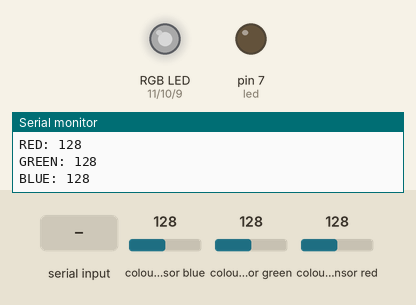
This sketch was run on a simulated Arduino Uno, built with avr-gcc and run on an emulated ATmega328P. Parts: an RGB LED mixed from three pins (HIGH = lit), output pins drawn as LEDs (lit = HIGH), the last lines printed to the serial monitor. The inputs (shaded band) are chosen by the test bench; at power-on: colour sensor blue 128, colour sensor green 128, colour sensor red 128. Dim RGB values are drawn brighter than linear.

Above: at 1.2 s.
1.3 s: "r90\n" received over Serial
At 3.2 s:
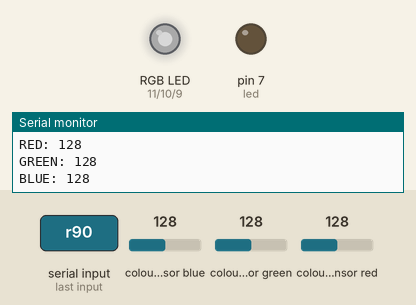
3.9 s: colour sensor blue set to 5
At 4.8 s:
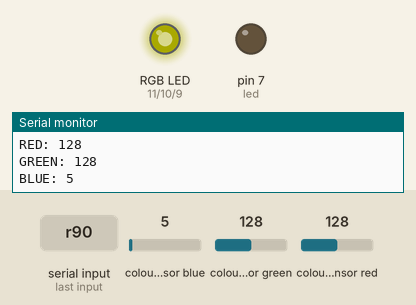
5.4 s: colour sensor green set to 5
At 6.3 s:
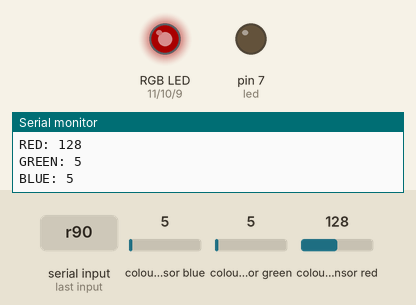
7.0 s: "g90\n" received over Serial
At 8.5 s:
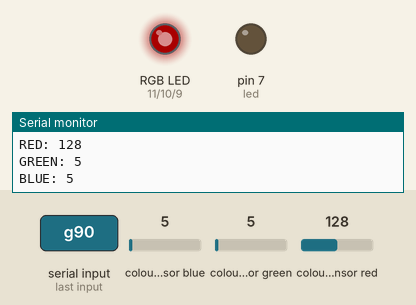
9.6 s: "b90\n" received over Serial
At 11.8 s:
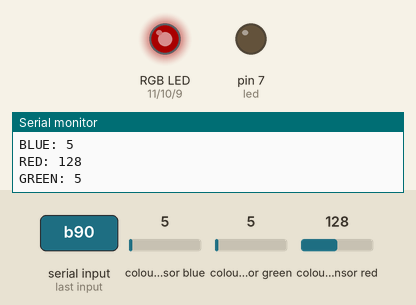
12.2 s: colour sensor red set to 191
At 13.3 s:
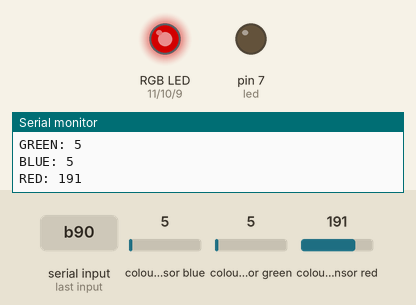
Timing chart, 0 to 14.7 s (numbered marks = the images above; inputs shaded):
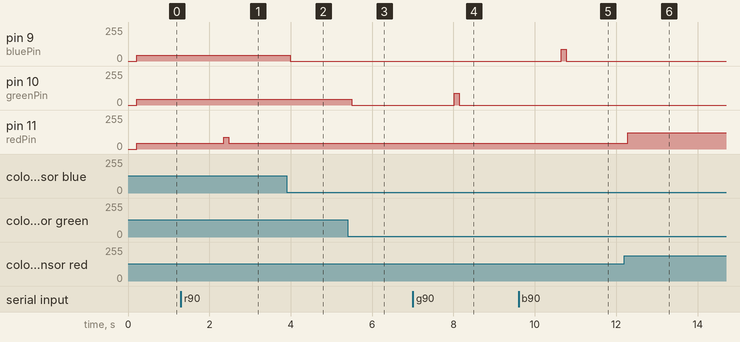

The sketch:

rgb_strip.ino
```cpp
#include <Wire.h>
#include "Adafruit_TCS34725.h"

#define led 7
#define redPin 11
#define greenPin 10
#define bluePin 9

// set to false if using a common cathode LED
#define commonAnode false

Adafruit_TCS34725 tcs = Adafruit_TCS34725(TCS34725_INTEGRATIONTIME_50MS, TCS34725_GAIN_60X);

// our RGB -> eye-recognized gamma color
byte gammatable[256];

boolean colorDetection = true;

void setup() {
  Serial.begin(9600);

  if(tcs.begin()) {
    Serial.println("Connected!");
  } else {
    Serial.println("TCS34725 not found...");
    while(1); //stop here
  }

  pinMode(led, OUTPUT);
  pinMode(redPin, OUTPUT);
  pinMode(greenPin, OUTPUT);
  pinMode(bluePin, OUTPUT);

  digitalWrite(led, LOW);
  analogWrite(redPin, 0);
  analogWrite(greenPin, 0);
  analogWrite(bluePin, 0);

  // it helps convert RGB colors to what humans see
  for (int i=0; i<256; i++) {
    float x = i;
    x /= 255;
    x = pow(x, 2.5);
    x *= 255;

    if (commonAnode) {
      gammatable[i] = 255 - x;
    } else {
      gammatable[i] = x;
    }

  }
}

void loop() {
  float red, green, blue;

  if(colorDetection){
    delay(75);
    tcs.getRGB(&red, &green, &blue);
    Serial.print("RED: "); Serial.println(int(red));
    Serial.print("GREEN: "); Serial.println(int(green));
    Serial.print("BLUE: "); Serial.println(int(blue));

    analogWrite(redPin, gammatable[(int)red]);
    analogWrite(greenPin, gammatable[(int)green]);
    analogWrite(bluePin, gammatable[(int)blue]);

    /* Using RawData */
    /*
      // uint16_t red, green, blue, clear;
      // tcs.getRawData(&red, &green, &blue, &clear);
      // Serial.print("RED: "); Serial.println(red);
      // Serial.print("GREEN: "); Serial.println(green);
      // Serial.print("BLUE: "); Serial.println(blue);
    */
  }

  // Get serial messages
  if(Serial.available()) {
    String message = Serial.readString();
    int value = 0;

    if(message.equalsIgnoreCase("led")) digitalWrite(led, !digitalRead(led));
    else if(message.equalsIgnoreCase("auto")) {
      colorDetection = true;
      Serial.println("Color Detection: ON");
    }
    else if(message.equalsIgnoreCase("manual")) {
      colorDetection = false;
      Serial.println("Color Detection: OFF");
    }
    else {
      value = message.substring(1).toInt();
      if(message.startsWith("r")) analogWrite(redPin, value);
      if(message.startsWith("g")) analogWrite(greenPin, value);
      if(message.startsWith("b")) analogWrite(bluePin, value);
      Serial.print(message.substring(0,1)); Serial.print(": "); Serial.println(value);
    }

  }

}
```

Measured:
- after the input at 1.3 s, pin 11 (redPin): 45/255 → 90/255 after 1.1 s, → 45/255 0.13 s later
- after the input at 3.9 s, pin 9 (bluePin): 45/255 → 0/255 after 0.09 s
- after the input at 5.4 s, pin 10 (greenPin): 45/255 → 0/255 after 0.10 s
- after the input at 7.0 s, pin 10 (greenPin): 0/255 → 90/255 after 1.0 s, → 0/255 0.13 s later
- after the input at 9.6 s, pin 9 (bluePin): 0/255 → 90/255 after 1.1 s, → 0/255 0.13 s later
- after the input at 12.2 s, pin 11 (redPin): 45/255 → 123/255 after 0.09 s
